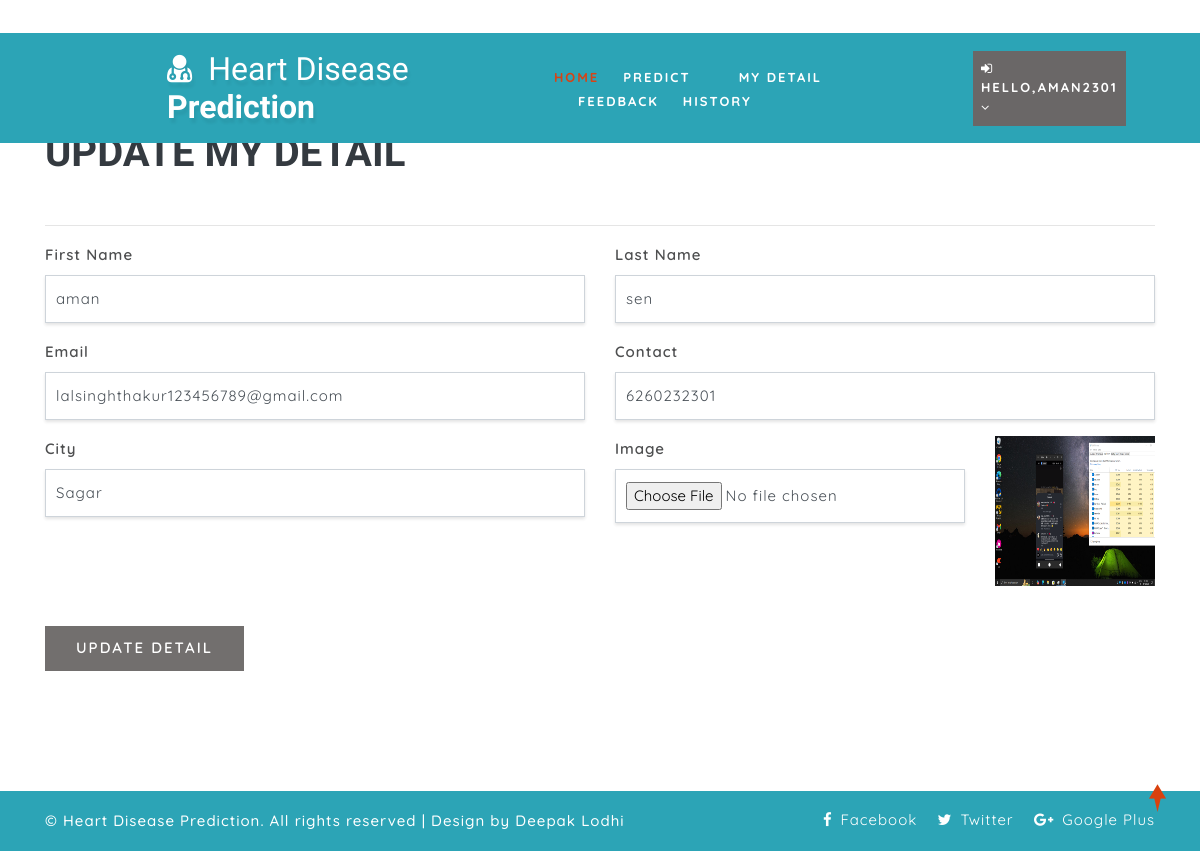
Page /edit_profile/ (signed in) on the committed database.
### health/models.py (models this page shows, shortened)
class Patient(models.Model):
    user = models.ForeignKey(User, on_delete=models.CASCADE, null=True)
    contact = models.CharField(max_length=100, null=True)
    address = models.CharField(max_length=100, null=True)
    dob = models.DateField(null=True)
    image = models.FileField(null=True)

### health/views.py (the view, shortened to what this page needs)
# urls.py: path('edit_profile/', edit_my_detail, name="edit_profile"),
@login_required(login_url="login")
def edit_my_detail(request):
    terror = ""
    user = User.objects.get(id=request.user.id)
    error = ""
    try:
        sign = Patient.objects.get(user=user)
        error = "pat"
    except:
        sign = Doctor.objects.get(user=user)
    return render(request, 'edit_profile.html', {'error': error, 'terror': terror, 'doc': sign})

### health/templates/edit_profile.html (shortened to what this page needs)
{% extends 'index.html' %}
{% load static %}
{% block body %}
	<section class="logins py-5">
		<div class="container py-xl-5 py-lg-3">
			<div class="title-section mb-md-5 mb-4">
				<h3 class="w3ls-title text-uppercase text-dark font-weight-bold">Update My Detail</h3>
			</div><hr/>
			<div class="login px-sm-12" style="width:100%">
				<form action="" method="post" enctype="multipart/form-data">
					<div class="form-group row">
						<div class="col-md-6">
						<label>First Name</label>
						<input type="text" class="form-control" value="{{doc.user.first_name}}" name="fname" placeholder="First Name" required="">
						</div>
						<div class="col-md-6">
						<label>Last Name</label>
						<input type="text" class="form-control" value="{{doc.user.last_name}}" name="lname" placeholder="Last Name" required="">
						</div>
					</div>
					<div class="form-group row">
						<div class="col-md-6">
						<label>Email</label>
						<input type="email" class="form-control" value="{{doc.user.email}}" name="email" placeholder="Enter Email" required="">
						</div>
						<div class="col-md-6">
						<label>Contact</label>
						<input type="text" class="form-control" name="contact" value="{{doc.contact}}" placeholder="Enter Contact" required="">
						</div>
					</div>
					<div class="form-group row">
						<div class="col-md-6">
						<label class="mb-2">City</label>
						<input type="text" class="form-control" value="{{doc.address}}" name="add" id="password1" placeholder="Enter Address" required="">
						</div>
						<div class="col-md-4">
						<label>Image</label>
						<input type="file" class="form-control" name="image">
						</div>
                        <div class="col-md-2">
						<img src="{{doc.image.url}}" style="width:100%;height:150px">
						</div>
					</div>
					<button type="submit" class="btn submit mt-4" style="background-color: #726f6e;">Update Detail</button>
				</form>
			</div>
		</div>
	</section>
{% endblock %}

### health/templates/index.html (shortened to what this page needs)
<!DOCTYPE html>
{% load static %}
<html lang="zxx">
<head>
	<link rel="stylesheet" href="{% static 'css/bootstrap.css' %}">
	<link href="{% static 'css/css_slider.css' %}" type="text/css" rel="stylesheet" media="all">
	<link rel="stylesheet" href="{% static 'css/style.css' %}" type="text/css" media="all" />
	<link href="{% static 'css/font-awesome.min.css' %}" rel="stylesheet">
<link rel='stylesheet' type='text/css' href="https://cdn.datatables.net/1.10.21/css/jquery.dataTables.min.css">
<link rel='stylesheet' type='text/css' href="https://cdn.datatables.net/buttons/1.6.2/css/buttons.dataTables.min.css">
</head>
<body>
	<div id="home" style="margin-bottom:2%">
		<header>
			<div class="top-bar py-3">
				<div class="container">
					<div class="row">
						<div class="col-xl-7 col-lg-6 col-md-4 top-social-agile text-md-right text-center mt-md-0 mt-2">
							<div class="row">
								<div class="col-xl-3 col-lg-4 col-6 top-w3layouts p-md-0 text-right">
								</div>
								<div class="col-xl-3 col-lg-4 col-6 header-w3layouts text-md-right text-left">
								</div>
							</div>
						</div>
					</div>
				</div>
			</div>
		</header>
		<div class="main-top" style="background:rgb(44, 164, 182)">
			<div class="container-fluid">
				<div class="header d-md-flex justify-content-between align-items-center py-3">
					<div id="logo" style="margin-left:13%">
						<h1>
							<a href="index.html">
								<span class="fa fa-user-md mr-2"></span>
								<span class="logo-sp">Heart Disease</span> Prediction
							</a>
						</h1>
					</div>
					{% if request.user.is_staff %}
					<div class="nav_w3ls" style="margin-right:4%">
						<nav>
							<label for="drop1" class="toggle">Menu</label>
							<input type="checkbox" id="drop1" />
							<ul class="menu" style="padding:15px;width:100%">
								<li class="mx-lg-4 mx-md-3 my-md-0 my-2"><a href="{% url 'admin_home' %}" >Home</a></li>
								<li>
									<label for="drop-2" class="toggle toogle-2"> <span class="fa fa-angle-down" aria-hidden="true"></span>
									</label>
									<a href="#"> Doctor <span class="fa fa-angle-down" aria-hidden="true"></span></a>
									<ul style="margin-top:2%;width:40%;margin-right:0%">
										<li style="width:100%;"><a href="/add_doctor" class="drop-text">Add Doctor</a></li>
										<li style="width:100%;"><a href="/view_doctor" class="drop-text">View Doctor</a></li>
									</ul>
								</li>
								<li class="mx-lg-4 mx-md-3 my-md-0 my-2"><a href="/view_patient">Patient</a></li>
								<li class="mx-lg-4 mx-md-3 my-md-0 my-2">
									<a href="/view_search_pat">Searched Data</a></li>
								<li><a href="/view_feedback">Feedback</a></li>
							</ul>
						</nav>
					</div>
					<div class="nav_w3ls" style="margin-right:3%">
						<nav>
							<label for="drop2" class="toggle">Menu</label>
							<input type="checkbox" id="drop2" />
							<ul class="menu">
								<li class="mx-lg-4 mx-md-3 my-md-0 my-2" style="background:red;padding:8px">
									<label for="drop-2" class="toggle toogle-2"> <span class="fa fa-angle-down" aria-hidden="true"></span>
									</label>
									<a href="#"><i class="fa fa-user"></i> {{request.user.username}} <span class="fa fa-angle-down" aria-hidden="true"></span></a>
									<ul style="margin-top:10%;width:80%;margin-right:5%">
										<li style="width:100%;"><a href="{% url 'change_password' %}" class="drop-text">Password</a></li>
										<li style="width:100%;"><a href="{% url 'logout' %}" class="drop-text">Logout</a></li>
									</ul>
								</li>
							</ul>
						</nav>
					</div>
					{% elif request.user.patient_set.all.0 %}
					<div class="nav_w3ls" style="margin-left:5%;font-weight:bold">
						<nav>
							<ul class="menu" style="padding:15px;width:100%">
								<li><a href="{% url 'patient_home' %}" class="active">Home</a></li>
								<li class="mx-lg-4 mx-md-3 my-md-0 my-2"><a href="/add_heartdetail">Predict</a></li>
								<li class="mx-lg-4 mx-md-3 my-md-0 my-2"><a href="/profile_doctor">My Detail</a></li>
								<li class="mx-lg-4 mx-md-3 my-md-0 my-2"><a href="/sent_feedback">Feedback</a></li>
								<li><a href="/view_search_pat">History</a></li>
							</ul>
						</nav>
					</div>
					<div class="nav_w3ls" style="margin-right:3%">
						<nav>
							<ul class="menu">
								<li class="mx-lg-4 mx-md-3 my-md-0 my-2" style="background:#6a6767;padding:8px">
									<a href="#"><i class="fa fa-sign-in"></i> Hello,{{request.user.username}} <span class="fa fa-angle-down" aria-hidden="true"></span></a>
								</li>
							</ul>
						</nav>
					</div>
					{% endif %}
				</div>
			</div>
		</div>
		{% block body %}
		{% endblock %}
	</div>
	<div class="copy-w3pvt" style="background:rgb(44, 164, 182);color:white">
		<div class="container py-3">
			<div class="row">
				<div class="col-lg-7 w3ls_footer_grid1_left text-lg-left text-center">
					<p style="color:white">&copy; Heart Disease Prediction. All rights reserved | Design by Deepak Lodhi</a>
					</p>
				</div>
				<div class="col-lg-5 w3ls_footer_grid_left1_pos text-lg-right text-center mt-lg-0 mt-2">
					<ul style="color:white">
						<li>
							<a href="#" style="color:white" class="facebook">
								<span class="fa fa-facebook-f mr-2"></span>Facebook</a>
						</li>
						<li class="mx-3">
							<a href="#" style="color:white" class="twitter">
								<span class="fa fa-twitter mr-2"></span>Twitter</a>
						</li>
						<li>
							<a href="#" style="color:white" class="google">
								<span class="fa fa-google-plus mr-2"></span>Google Plus</a>
						</li>
					</ul>
				</div>
			</div>
		</div>
	</div>
	<a href="#home" style="color:white" class="move-top text-center"></a>
</body>
</html>

### health/static/css/style.css (style rules this page uses)
body { padding: 0; margin: 0; background: #FFF; font-family: 'Quicksand', sans-serif; }
body a, body button { transition: 0.5s all; -webkit-transition: 0.5s all; -moz-transition: 0.5s all; -o-transition: 0.5s all; -ms-transition: 0.5s all; text-decoration: none; }
html { scroll-behavior: smooth; }
h1, h2, h3, h4, h5, h6 { margin: 0; padding: 0; font-family: 'Mukta', sans-serif; }
p { margin: 0; padding: 0; font-size: 15px; letter-spacing: 1px; line-height: 1.9; color: #999; font-family: 'Quicksand', sans-serif; }
ul, ol { margin: 0; padding: 0; }
a.move-top { width: 34px; height: 34px; background: url(../images/move-top.png) no-repeat; display: inline-block; position: fixed; bottom: 4%; right: 2%; z-index: 0; }
#home { position: relative; }
.main-top { position: absolute; z-index: 999; width: 100%; background: rgba(0, 0, 0, 0.4); }
nav { margin: 0; padding: 0; }
#logo a { float: left; display: initial; font-weight: 700; font-size: 32px; color: #fff; text-shadow: 2px 5px 3px rgba(0, 0, 0, 0.06); padding: 0; }
span.logo-sp { font-weight: 100; }
nav:after { content: ""; display: table; clear: both; }
nav ul { float: right; padding: 0; margin: 0; list-style: none; position: relative; }
nav ul li { margin: 0px; display: inline-block; float: left; }
nav a { padding: 0; color: #fff; font-size: 13px; letter-spacing: 2px; font-weight: 700; text-transform: uppercase; display: inline-block; transition: 0.5s all; -webkit-transition: 0.5s all; -moz-transition: 0.5s all; -o-transition: 0.5s all; -ms-transition: 0.5s all; }
.menu li a.active, .menu li a:hover { color: #2196f3; transition: 0.5s all; -webkit-transition: 0.5s all; -moz-transition: 0.5s all; -o-transition: 0.5s all; -ms-transition: 0.5s all; color: #d84315; }
li>a:only-child:after { content: ''; }
h3.w3ls-title { font-size: 40px; }
.w3ls_footer_grid_left1_pos ul li, ul.list-part li { display: inline-block; }
.w3ls_footer_grid_left1_pos ul li a { color: #000; text-decoration: none; letter-spacing: 1px; font-size: 15px; }
.w3ls_footer_grid1_left p { color: #484848; font-weight: 500; }
.form-bg-w3ls input[type="text"], .form-bg-w3ls input[type="email"], .form-control, .form-bg-w3ls textarea { padding: 12px 10px; border-radius: 0; letter-spacing: 1px; font-size: 15px; outline: none; box-shadow: 0px 2px 3px 0px rgba(0, 0, 0, 0.11); }
.login label { font-size: 15px; color: #4e4f50; font-weight: 600; letter-spacing: 1px; }
.login button { background: #d84315; color: #fff; font-weight: 600; letter-spacing: 2px; font-size: 15px; padding: 10px 30px; text-transform: uppercase; border-radius: 0px; }

### rows in the picture
Patient: fname "aman", lname "sen", email "lalsinghthakur123456789@gmail.com", contact "6260232301", add "Sagar", image (picture)

### other values in the picture
{{ request.user.username }} "AMAN2301"
